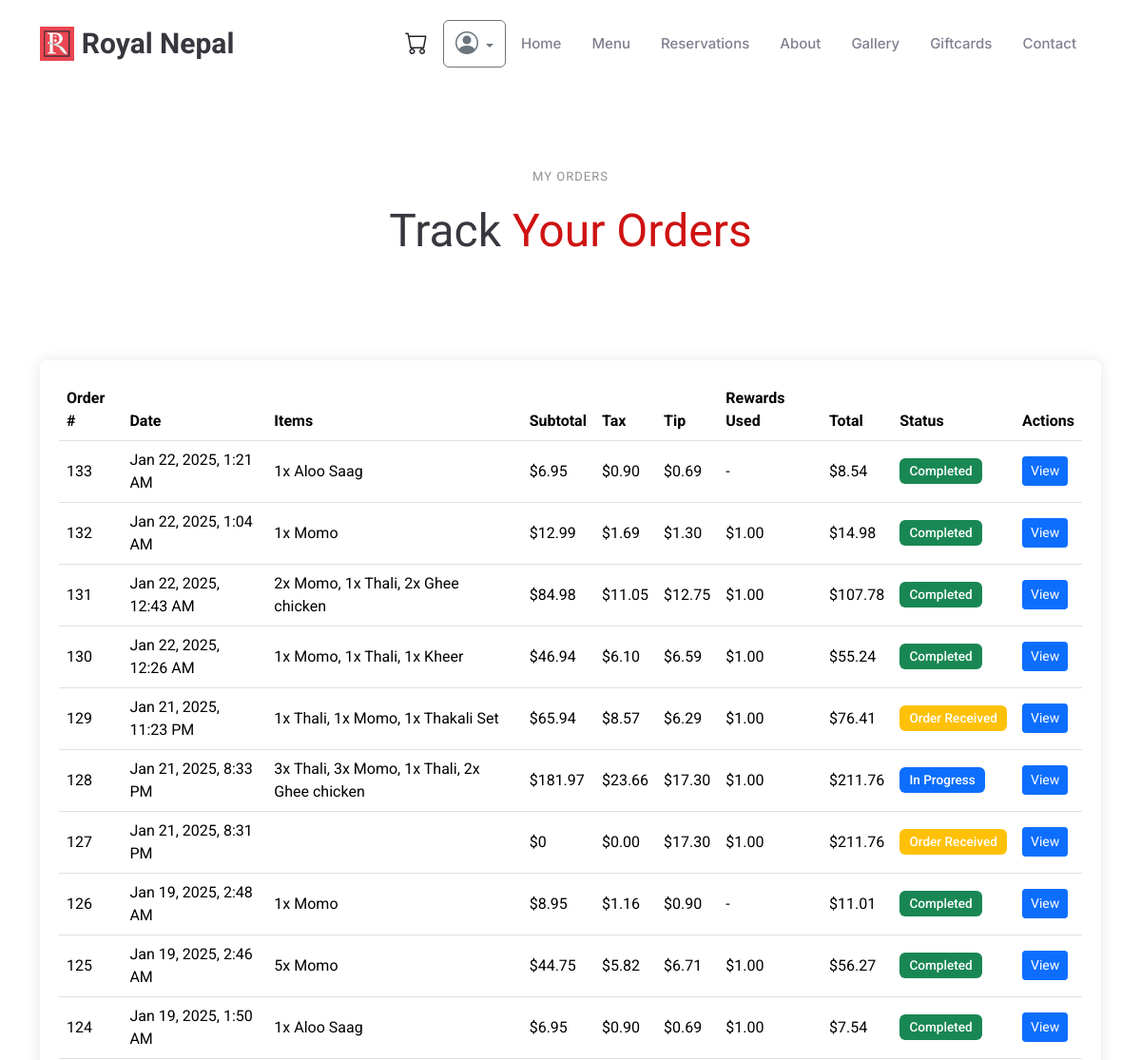
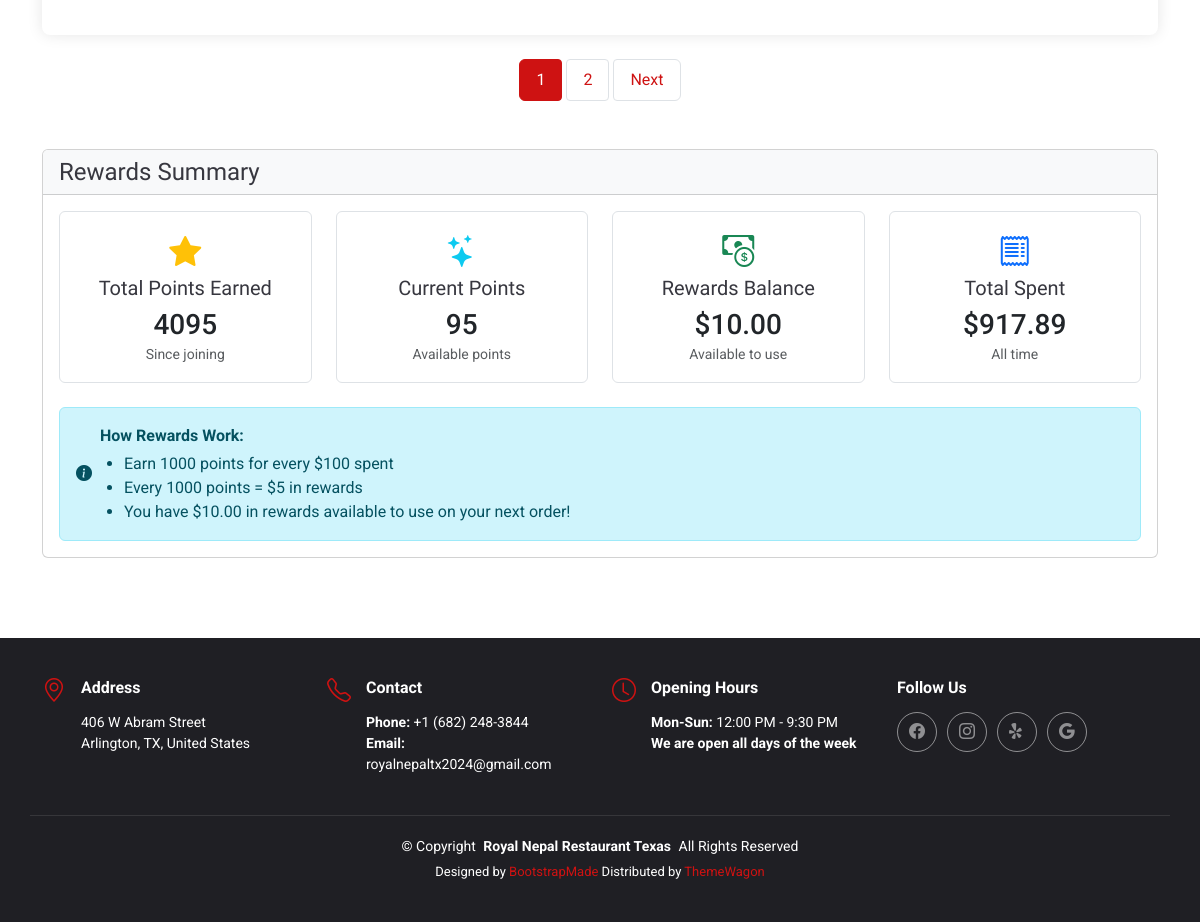
Screenshot of /orders/my-orders/ (signed in) with the database file from the repository (2 pictures, top to bottom).
### orders/models.py (models this page shows, shortened)
class Order(models.Model):
    STATUS_CHOICES = [
        ('pending', 'Order Received'),
        ('in_progress', 'In Progress'),
        ('ready', 'Ready for Pickup'),
        ('completed', 'Completed'),
        ('cancelled', 'Cancelled')
    ]
    PAYMENT_CHOICES = [
        ('in_store', 'Pay at Pickup'),
        ('card', 'Credit/Debit Card'),
        ('apple_pay', 'Apple Pay'),
        ('paypal', 'PayPal')
    ]
    user = models.ForeignKey(User, on_delete=models.CASCADE, related_name='orders')
    name = models.CharField(max_length=100)
    email = models.EmailField()
    phone = models.CharField(max_length=20)
    pickup_time = models.DateTimeField(null=True, blank=True)  # Optional pickup time
    payment_method = models.CharField(max_length=20, choices=PAYMENT_CHOICES, default='in_store')
    payment_status = models.CharField(max_length=20, choices=[
        ('pending', 'Pending'),
        ('paid', 'Paid'),
    ], default='pending')
    created_at = models.DateTimeField(default=timezone.now)
    updated_at = models.DateTimeField(auto_now=True)
    status = models.CharField(max_length=20, choices=STATUS_CHOICES, default='pending')
    special_instructions = models.TextField(blank=True, null=True)
    tip_amount = models.DecimalField(max_digits=10, decimal_places=2, default=Decimal('0.00'))
    rewards_used = models.DecimalField(max_digits=10, decimal_places=2, default=0.00)
    total_amount = models.DecimalField(max_digits=10, decimal_places=2)  # This will now include tip
    points_earned = models.IntegerField(default=0)
    transaction = models.OneToOneField(
        'accounts.Transaction',
        on_delete=models.SET_NULL,
        null=True,
        blank=True,
        related_name='order'
    )
    class Meta:
        ordering = ['-created_at']
    def calculate_subtotal(self):
        return sum(item.get_cost() for item in self.items.all())
    def calculate_tax(self, rate=Decimal('0.13')):
        return round(self.calculate_subtotal() * rate, 2)

class OrderItem(models.Model):
    order = models.ForeignKey(Order, related_name='items', on_delete=models.CASCADE)
    menu_item = models.ForeignKey(MenuItem, on_delete=models.CASCADE)
    quantity = models.PositiveIntegerField(default=1)
    price = models.DecimalField(max_digits=10, decimal_places=2)
    choice = models.ForeignKey(ItemChoice, null=True, blank=True, on_delete=models.SET_NULL)
    addons = models.ManyToManyField(ItemAddon, blank=True)
    special_instructions = models.TextField(blank=True, null=True)
    def get_cost(self):
        total = self.price * self.quantity
        if self.choice:
            total += self.choice.price_adjustment * self.quantity  # Multiply by quantity
        if self.addons.exists():  # Check if there are any addons
            addon_total = sum(addon.price for addon in self.addons.all())
            total += addon_total * self.quantity  # Multiply total addons price by quantity
        return total

### menu/models.py (models this page shows, shortened)
class MenuItem(models.Model):
    SPICE_LEVELS = [
        ('none', 'No Spice'),
        ('mild', 'Mild'),
        ('medium', 'Medium'),
        ('spicy', 'Spicy'),
        ('very_spicy', 'Very Spicy')
    ]
    category = models.ForeignKey(Category, related_name='items', on_delete=models.CASCADE)
    name = models.CharField(max_length=100)
    slug = models.SlugField(unique=True)
    description = models.TextField()
    price = models.DecimalField(
        max_digits=6,
        decimal_places=2,
        validators=[MinValueValidator(Decimal('0.00'))]
    )
    image = models.ImageField(upload_to='menu_items/', blank=True, null=True)
    is_available = models.BooleanField(default=True)
    is_featured = models.BooleanField(default=False)
    is_vegetarian = models.BooleanField(default=False)
    is_vegan = models.BooleanField(default=False)
    is_gluten_free = models.BooleanField(default=False)
    has_spice_customization = models.BooleanField(
        default=False,
        help_text="Allow customers to customize spice level"
    )
    spice_level = models.CharField(
        max_length=20,
        choices=SPICE_LEVELS,
        default='medium'
    )
    has_choices = models.BooleanField(
        default=False,
        help_text="Item has different choices (e.g., meat type, size)"
    )
    requires_choice = models.BooleanField(
        default=False,
        help_text="Customer must select a choice"
    )
    available_choices = models.ManyToManyField(
        ItemChoice,
        blank=True,
        related_name='menu_items'
    )
    available_addons = models.ManyToManyField(
        ItemAddon,
        blank=True,
        related_name='menu_items'
    )
    ingredients = models.TextField(
        blank=True,
        help_text="List main ingredients"
    )
    allergens = models.TextField(
        blank=True,
        help_text="List potential allergens"
    )
    preparation_time = models.PositiveIntegerField(
        default=15,
        help_text="Average preparation time in minutes"
    )
    calories = models.PositiveIntegerField(
        null=True,
        blank=True,
        help_text="Calories per serving"
    )
    created_at = models.DateTimeField(auto_now_add=True)
    updated_at = models.DateTimeField(auto_now=True)
    class Meta:
        ordering = ['category', 'name']
        indexes = [
            models.Index(fields=['category', 'is_available']),
            models.Index(fields=['is_featured', 'is_available']),
        ]

class ItemChoice(models.Model):
    name = models.CharField(max_length=100)
    description = models.TextField(blank=True)
    price_adjustment = models.DecimalField(
        max_digits=6,
        decimal_places=2,
        default=0.00,
        validators=[MinValueValidator(Decimal('0.00'))]
    )
    is_available = models.BooleanField(default=True)
    created_at = models.DateTimeField(auto_now=True)
    updated_at = models.DateTimeField(auto_now=True)

class ItemAddon(models.Model):
    name = models.CharField(max_length=100)
    description = models.TextField(blank=True)
    price = models.DecimalField(
        max_digits=6,
        decimal_places=2,
        validators=[MinValueValidator(Decimal('0.00'))]
    )
    is_available = models.BooleanField(default=True)
    created_at = models.DateTimeField(auto_now=True)
    updated_at = models.DateTimeField(auto_now=True)

### accounts/models.py (models this page shows, shortened)
class UserProfile(models.Model):
    user = models.OneToOneField(User, on_delete=models.CASCADE, related_name='profile')
    phone_number = models.CharField(max_length=15, blank=True, null=True)
    birthday = models.DateField(blank=True, null=True)
    address = models.TextField(blank=True, null=True)
    loyalty_points = models.IntegerField(default=0)
    rewards_balance = models.DecimalField(max_digits=10, decimal_places=2, default=0.00)

### orders/views.py (the view)
# urls.py: path('my-orders/', views.my_orders, name='my_orders'),
@login_required
def my_orders(request):
    order_list = Order.objects.filter(user=request.user).order_by('-created_at')
    total_spent = Decimal(str(order_list.aggregate(total=Sum('total_amount'))['total'] or '0')).quantize(
        Decimal('0.01'))
    total_points_earned = 0
    for order in order_list:
        if order.status == 'completed':
            actual_paid = order.total_amount - (order.rewards_used or Decimal('0.00'))
            points = int(actual_paid * 10)  # $1 = 10 points
            total_points_earned += points
    current_time = now()
    for order in order_list:
        order.is_recent = current_time - order.created_at < timedelta(minutes=5)
    paginator = Paginator(order_list, 10)  # Show 10 orders per page
    page = request.GET.get('page')
    try:
        orders = paginator.page(page)
    except PageNotAnInteger:
        orders = paginator.page(1)
    except EmptyPage:
        orders = paginator.page(paginator.num_pages)
    for order in orders:
        if not hasattr(order, 'is_recent'):
            order.is_recent = current_time - order.created_at < timedelta(minutes=5)
    return render(request, 'orders/my_orders.html', {
        'orders': orders,
        'total_spent': total_spent,
        'total_points_earned': total_points_earned,
    })

### orders/templates/orders/my_orders.html (shortened to what this page needs)
{% extends 'base.html' %}
{% load static %}
{% block content %}
<section class="my-orders-section section">
    <div class="container">
        <div class="section-title" data-aos="fade-up">
            <h2>My Orders</h2>
            <p><span>Track</span> <span class="description-title">Your Orders</span></p>
        </div>
        {% if orders %}
            <div class="table-responsive">
                <table class="table">
                    <thead>
                        <tr>
                            <th>Order #</th>
                            <th>Date</th>
                            <th>Items</th>
                            <th>Subtotal</th>
                            <th>Tax</th>
                            <th>Tip</th>
                            <th>Rewards Used</th>
                            <th>Total</th>
                            <th>Status</th>
                            <th>Actions</th>
                        </tr>
                    </thead>
                    <tbody>
                        {% for order in orders %}
                        <tr>
                            <td>{{ order.id }}</td>
                            <td>{{ order.created_at|date:"M d, Y, g:i A" }}</td>
                            <td>
                                {% for item in order.items.all %}
                                    {{ item.quantity }}x {{ item.menu_item.name }}{% if not forloop.last %}, {% endif %}
                                {% endfor %}
                            </td>
                            <td>${{ order.calculate_subtotal }}</td>
                            <td>${{ order.calculate_tax }}</td>
                            <td>{% if order.tip_amount %}${{ order.tip_amount }}{% else %}-{% endif %}</td>
                            <td>{% if order.rewards_used %}${{ order.rewards_used }}{% else %}-{% endif %}</td>
                            <td>${{ order.total_amount }}</td>
                            <td>
                                <span class="badge {% if order.status == 'completed' %}bg-success
                                    {% elif order.status == 'cancelled' %}bg-danger
                                    {% elif order.status == 'ready' %}bg-info
                                    {% elif order.status == 'in_progress' %}bg-primary
                                    {% else %}bg-warning{% endif %}">
                                    {{ order.get_status_display }}
                                </span>
                            </td>
                            <td>
                                <a href="{% url 'orders:order_detail' order.id %}" class="btn btn-sm btn-primary">View</a>
                            </td>
                        </tr>
                        {% endfor %}
                    </tbody>
                </table>
            </div>
        {% endif %}
        {% include 'includes/pagination_style.html' with items=orders %}
        <div class="card mt-5">
            <div class="card-header bg-light">
                <h4 class="mb-0">Rewards Summary</h4>
            </div>
            <div class="card-body">
                <div class="row g-4">
                    <div class="col-md-3">
                        <div class="rewards-stat p-3 border rounded text-center">
                            <i class="bi bi-star-fill text-warning mb-2" style="font-size: 2rem;"></i>
                            <h5>Total Points Earned</h5>
                            <div class="h3 mb-0">{{ total_points_earned }}</div>
                            <small class="text-muted">Since joining</small>
                        </div>
                    </div>
                    <div class="col-md-3">
                        <div class="rewards-stat p-3 border rounded text-center">
                            <i class="bi bi-stars text-info mb-2" style="font-size: 2rem;"></i>
                            <h5>Current Points</h5>
                            <div class="h3 mb-0">{{ user.profile.loyalty_points }}</div>
                            <small class="text-muted">Available points</small>
                        </div>
                    </div>
                    <div class="col-md-3">
                        <div class="rewards-stat p-3 border rounded text-center">
                            <i class="bi bi-cash-coin text-success mb-2" style="font-size: 2rem;"></i>
                            <h5>Rewards Balance</h5>
                            <div class="h3 mb-0">${{ user.profile.rewards_balance }}</div>
                            <small class="text-muted">Available to use</small>
                        </div>
                    </div>
                    <div class="col-md-3">
                        <div class="rewards-stat p-3 border rounded text-center">
                            <i class="bi bi-receipt text-primary mb-2" style="font-size: 2rem;"></i>
                            <h5>Total Spent</h5>
                            <div class="h3 mb-0">${{ total_spent|floatformat:2 }}</div>
                            <small class="text-muted">All time</small>
                        </div>
                    </div>
                </div>
                <div class="alert alert-info mt-4 mb-0">
                    <div class="d-flex align-items-center">
                        <i class="bi bi-info-circle-fill me-2"></i>
                        <div>
                            <strong>How Rewards Work:</strong>
                            <ul class="mb-0 mt-1">
                                <li>Earn 1000 points for every $100 spent</li>
                                <li>Every 1000 points = $5 in rewards</li>
                                {% if user.profile.rewards_balance > 0 %}
                                <li>You have ${{ user.profile.rewards_balance }} in rewards available to use on your next order!</li>
                                {% endif %}
                            </ul>
                        </div>
                    </div>
                </div>
            </div>
        </div>
    </div>
</section>
{% endblock %}

### static/css/main.css (style rules this page uses)
:root { --default-font: "Roboto", system-ui, -apple-system, "Segoe UI", Roboto, "Helvetica Neue", Arial, "Noto Sans", "Liberation Sans", sans-serif, "Apple Color Emoji", "Segoe UI Emoji", "Segoe UI Symbol", "Noto Color Emoji"; --heading-font: "Amatic SC", sans-serif; --nav-font: "Inter", sans-serif; }
:root { --background-color: #ffffff; --default-color: #212529; --heading-color: #37373f; --accent-color: #ce1212; --surface-color: #ffffff; --contrast-color: #ffffff; }
:root { --nav-color: #7f7f90; --nav-hover-color: #ce1212; --nav-mobile-background-color: #ffffff; --nav-dropdown-background-color: #ffffff; --nav-dropdown-color: #7f7f90; --nav-dropdown-hover-color: #ce1212; }
:root { scroll-behavior: smooth; }
body { color: var(--default-color); background-color: var(--background-color); font-family: var(--default-font); }
a { color: var(--accent-color); text-decoration: none; transition: 0.3s; }
h1, h2, h3, h4, h5, h6 { color: var(--heading-color); font-family: var(--heading-font); }
section, .section { color: var(--default-color); background-color: var(--background-color); padding: 60px 0; scroll-margin-top: 92px; overflow: clip; }
.section-title { text-align: center; padding-bottom: 60px; position: relative; }
.section-title h2 { font-size: 13px; letter-spacing: 1px; font-weight: 400; padding: 0; margin: 0; color: color-mix(in srgb, var(--default-color), transparent 50%); display: inline-block; text-transform: uppercase; font-family: var(--default-font); }
.section-title p { color: var(--heading-color); margin: 10px 0 0 0; font-size: 48px; font-weight: 500; font-family: var(--heading-font); }
.section-title p .description-title { color: var(--accent-color); }

### orders/templates/orders/my_orders.html (style rules this page uses)
.section { padding: 80px 0; }
.badge { font-size: 0.85em; padding: 0.5em 0.75em; }
.table td { vertical-align: middle; }
.btn-sm { padding: 0.25rem 0.5rem; font-size: 0.875rem; border-radius: 0.2rem; }
.section-title { margin-bottom: 40px; }
.table-responsive { background: #fff; padding: 20px; border-radius: 8px; box-shadow: 0 0 15px rgba(0,0,0,0.1); }
.badge { font-weight: 500; }
.rewards-stat { background-color: #fff; transition: transform 0.2s, box-shadow 0.2s; }
.bi-star-fill { color: #ffd700; }
.bi-stars { color: #17a2b8; }
.bi-cash-coin { color: #28a745; }
.bi-receipt { color: #007bff; }
.alert ul { padding-left: 1.5rem; }

### rows the page displays
Order: id "133", created_at "Jan 22, 2025, 1:21 AM", calculate_subtotal "6.95", calculate_tax "0.90", tip_amount "0.69", total_amount "8.54", status "Completed"
OrderItem: quantity "1", menu_item.name "Aloo Saag"
Order: id "132", created_at "Jan 22, 2025, 1:04 AM", calculate_subtotal "12.99", calculate_tax "1.69", tip_amount "1.30", rewards_used "1.00", total_amount "14.98", status "Completed"
OrderItem: quantity "1", menu_item.name "Momo"
Order: id "131", created_at "Jan 22, 2025, 12:43 AM", calculate_subtotal "84.98", calculate_tax "11.05", tip_amount "12.75", rewards_used "1.00", total_amount "107.78", status "Completed"
OrderItem: quantity "2", menu_item.name "Momo"
OrderItem: quantity "1", menu_item.name "Thali"
OrderItem: quantity "2", menu_item.name "Ghee chicken"
Order: id "130", created_at "Jan 22, 2025, 12:26 AM", calculate_subtotal "46.94", calculate_tax "6.10", tip_amount "6.59", rewards_used "1.00", total_amount "55.24", status "Completed"
OrderItem: quantity "1", menu_item.name "Momo"
OrderItem: quantity "1", menu_item.name "Thali"
OrderItem: quantity "1", menu_item.name "Kheer"
Order: id "129", created_at "Jan 21, 2025, 11:23 PM", calculate_subtotal "65.94", calculate_tax "8.57", tip_amount "6.29", rewards_used "1.00", total_amount "76.41", status "Order Received"
OrderItem: quantity "1", menu_item.name "Thali"
OrderItem: quantity "1", menu_item.name "Momo"
OrderItem: quantity "1", menu_item.name "Thakali Set"
Order: id "128", created_at "Jan 21, 2025, 8:33 PM", calculate_subtotal "181.97", calculate_tax "23.66", tip_amount "17.30", rewards_used "1.00", total_amount "211.76", status "In Progress"
OrderItem: quantity "3", menu_item.name "Thali"
OrderItem: quantity "3", menu_item.name "Momo"
OrderItem: quantity "1", menu_item.name "Thali"
OrderItem: quantity "2", menu_item.name "Ghee chicken"
Order: id "127", created_at "Jan 21, 2025, 8:31 PM", calculate_subtotal "0", calculate_tax "0.00", tip_amount "17.30", rewards_used "1.00", total_amount "211.76", status "Order Received"
Order: id "126", created_at "Jan 19, 2025, 2:48 AM", calculate_subtotal "8.95", calculate_tax "1.16", tip_amount "0.90", total_amount "11.01", status "Completed"
OrderItem: quantity "1", menu_item.name "Momo"
Order: id "125", created_at "Jan 19, 2025, 2:46 AM", calculate_subtotal "44.75", calculate_tax "5.82", tip_amount "6.71", rewards_used "1.00", total_amount "56.27", status "Completed"
OrderItem: quantity "5", menu_item.name "Momo"
Order: id "124", created_at "Jan 19, 2025, 1:50 AM", calculate_subtotal "6.95", calculate_tax "0.90", tip_amount "0.69", rewards_used "1.00", total_amount "7.54", status "Completed"
OrderItem: quantity "1", menu_item.name "Aloo Saag"

### other values shown
{{ num }} "1"
{{ num }} "2"
{{ total_points_earned }} "4095"
{{ user.profile.loyalty_points }} "95"
{{ user.profile.rewards_balance }} "10.00"
{{ total_spent|floatformat:2 }} "917.89"
